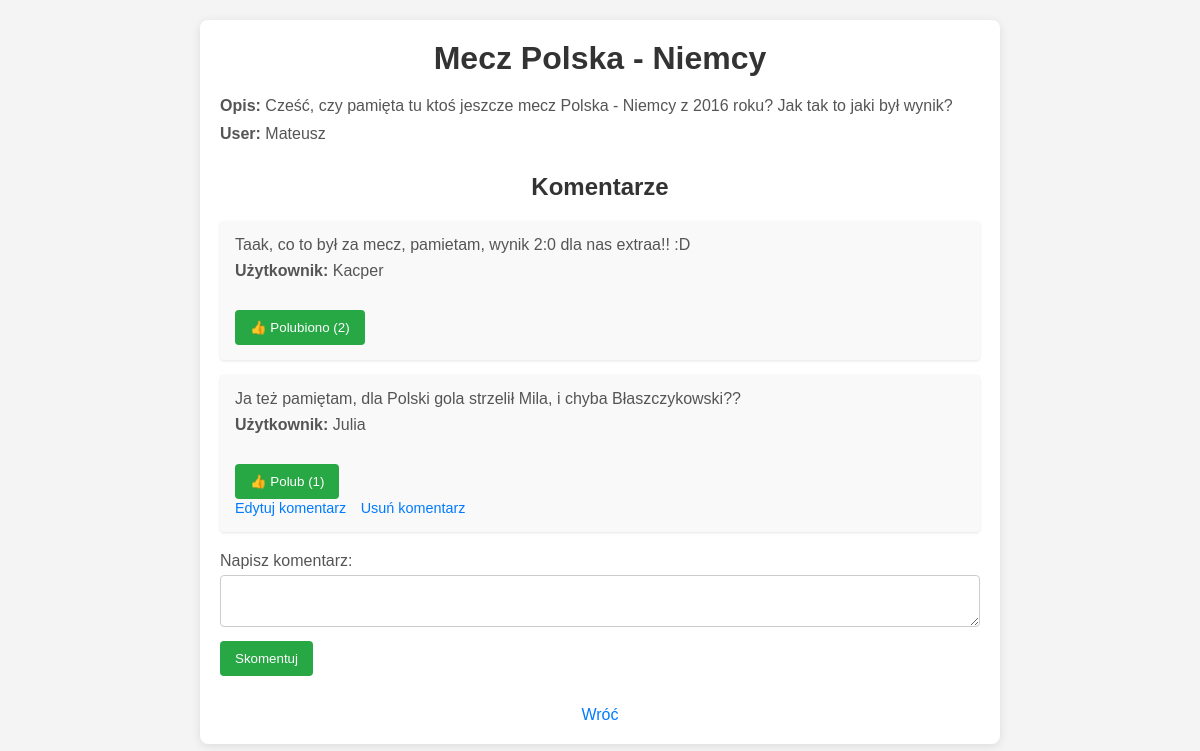
Screenshot of /choose_post/16/ (signed in) with the database file from the repository.
### posts/models.py (models this page shows, shortened)
class Post(models.Model):
    user = models.ForeignKey(User, on_delete=models.CASCADE)
    title = models.CharField(max_length=300)
    description = models.TextField(null=True, blank=True)
    created_at = models.DateTimeField(auto_now_add=True)

class Comment(models.Model):
    user = models.ForeignKey(User, on_delete=models.CASCADE)
    post = models.ForeignKey(Post, on_delete=models.CASCADE)
    description = models.TextField(blank=True, null=True)
    created_at = models.DateTimeField(auto_now_add=True)
    def like_count(self):
        return self.likes.count()

### posts/views.py (the view)
# urls.py: path('choose_post/<int:post_id>/', choose_post, name='choose-post'),
def choose_post(request, post_id):
    post = get_object_or_404(Post, id=post_id)
    comments = Comment.objects.filter(post=post).select_related("user", "post")
    user_likes = Like.objects.filter(user=request.user, comment__in=comments).values_list("comment_id", flat=True)
    previous_url = request.META.get('HTTP_REFERER', request.path)
    return render(request, 'posts/choose_post.html', {
        'post': post,
        'comments': comments,
        'user_likes': list(user_likes),
        'previous_url': previous_url,
    })

### posts/templates/posts/choose_post.html (shortened to what this page needs)
<!DOCTYPE html>
<html lang="en">
<head>
</head>
<body>
    <div class="post-container">
        <h1>{{ post.title }}</h1>
        <div class="post-details">
            <p><strong>Opis:</strong> {{ post.description }}</p>
            <p><strong>User:</strong> {{ post.user }}</p>
        </div>
        <div class="comments-section">
            <h2>Komentarze</h2>
            <ul>
                {% for comment in comments %}
                <li>
                    {% if edit_comment_id and comment.id|stringformat:"s" == edit_comment_id %}
                    <form method="POST" action="{% url 'edit-comment' comment.id post.id %}">
                        {% csrf_token %}
                        <label for="description">Nowy komentarz:</label>
                        <textarea name="description" id="description">{{ comment.description }}</textarea>
                        <button type="submit">Zapisz zmiany</button>
                    </form>
                    {% else %}
                    <p>{{ comment.description }}</p>
                    <p><strong>Użytkownik:</strong> {{ comment.user }}</p>
                    <form action="{% url 'toggle-like' comment.id %}" method="POST">
                        <button type="submit">
                            {% if comment.id in user_likes %}
                            👍 Polubiono
                            {% else %}
                            👍 Polub
                            {% endif %}
                            ({{ comment.like_count }})
                        </button>
                    </form>
                    {% if comment.user == request.user or request.user.username == 'Mateusz' %}
                    <div class="comment-actions">
                        <a href="{% url 'edit-comment' comment.id post.id %}">Edytuj komentarz</a>
                        <a href="{% url 'delete-comment' comment.id post.id %}">Usuń komentarz</a>
                    </div>
                    {% endif %}
                    {% endif %}
                </li>
                {% empty %}
                <p>Nie ma jeszcze komentarzy</p>
                {% endfor %}
            </ul>
        </div>
        <form method="POST" action="{% url 'add-comment' post.id %}?next={{ request.path }}">
            <label for="description">Napisz komentarz:</label>
            <textarea name="description" id="description"></textarea>
            <button type="submit">Skomentuj</button>
        </form>
        <a class="back-link" href="{% url 'post-list' %}">Wróć</a>
    </div>
</body>
</html>

### posts/templates/posts/choose_post.html (style rules this page uses)
* { margin: 0; padding: 0; box-sizing: border-box; }
body { font-family: Arial, sans-serif; background-color: #f4f4f4; padding: 20px; }
li a { color: #007BFF; text-decoration: none; }
.post-container { max-width: 800px; margin: 0 auto; background: #fff; padding: 20px; border-radius: 8px; box-shadow: 0 2px 10px rgba(0, 0, 0, 0.1); }
h1, h2 { text-align: center; margin-bottom: 20px; color: #333; }
.post-details p { margin-bottom: 10px; color: #555; }
.comments-section { margin-top: 30px; }
.comments-section ul { list-style: none; padding: 0; }
.comments-section li { background: #f9f9f9; margin-bottom: 15px; padding: 15px; border-radius: 4px; box-shadow: 0 1px 3px rgba(0, 0, 0, 0.1); }
.comments-section li p { margin-bottom: 8px; color: #555; }
.comment-actions a { margin-right: 10px; color: #007BFF; text-decoration: none; font-size: 0.9em; }
form { margin-top: 20px; }
form label { display: block; margin-bottom: 5px; color: #555; }
form textarea { width: 100%; padding: 10px; border: 1px solid #ccc; border-radius: 4px; resize: vertical; }
form button { margin-top: 10px; padding: 10px 15px; background: #28a745; color: #fff; border: none; border-radius: 4px; cursor: pointer; }
.back-link { display: block; text-align: center; margin-top: 30px; color: #007BFF; text-decoration: none; }

### rows the page displays
Post: title "Mecz Polska - Niemcy", description "Cześć, czy pamięta tu ktoś jeszcze mecz Polska - Niemcy z 2016 roku? Jak tak to jaki był wynik?", user "Mateusz"
Comment: description "Taak, co to był za mecz, pamietam, wynik 2:0 dla nas extraa!! :D", user "Kacper", shows "👍 Polubiono", like_count "2"
Comment: description "Ja też pamiętam, dla Polski gola strzelił Mila, i chyba Błaszczykowski??", user "Julia", shows "👍 Polub", like_count "1", shows "Edytuj komentarz"
